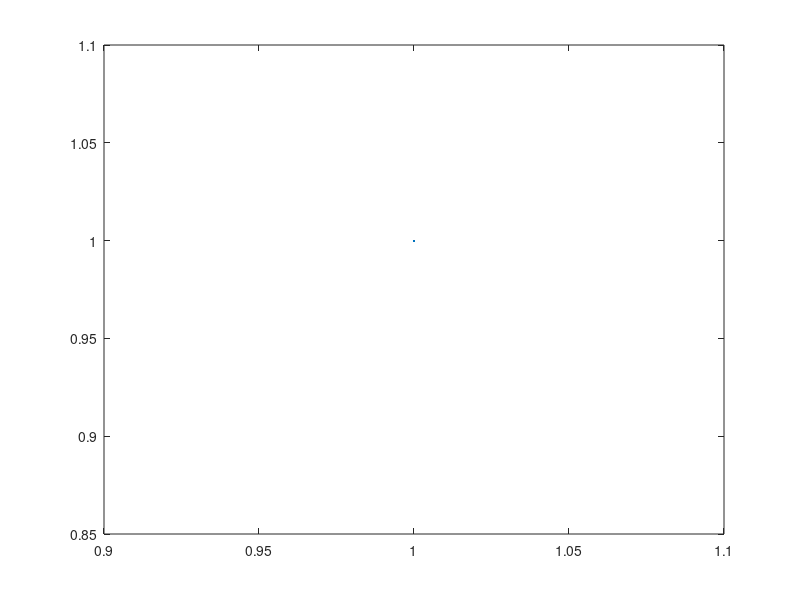

Write the MATLAB code that produced this figure.
function [t, V] = resolver_ode23_e4()

options = odeset;
fvdp_e4 = @(t, v) [v(2); 4*(1-v(1)^2)*v(2) - v(1)];
[t, V] = ode23(fvdp_e4, [0 30], [1 0], options);

plot(V(1), V(2));

endfunction

% para ver el grafico pueden correr el programa de la forma:

% [t, u] = resolver_ode45_e1

%si no ponen ; al final esto les imprime la respuesta, y despues pueden:

%plot(t, u)

%y les sale el grafico

%%% IMPORTANTE:
%%%
%%% Lo mas probable es que les diga que tienen que instalar odpkg para usar ode45
%%% o les va a decir que octave tiene lsode para resolver eso.
%%% Para instalarlo les dejo el tar.gz aca mismo en la carpeta de dropbox.
%%% tienen que correr la linea:

%%% pkg install odepkg-0.8.5.tar.gz

%%% si no les sale nada, o salvo algun warning, probablmente se instalo bien.
%%% despues lo tienen que cargar, de la forma:

%%% pkg load all

%%% ESTA LINEA LA TIENEN QUE METER CADA VEZ QUE ABREN EL PROGRAMA.




